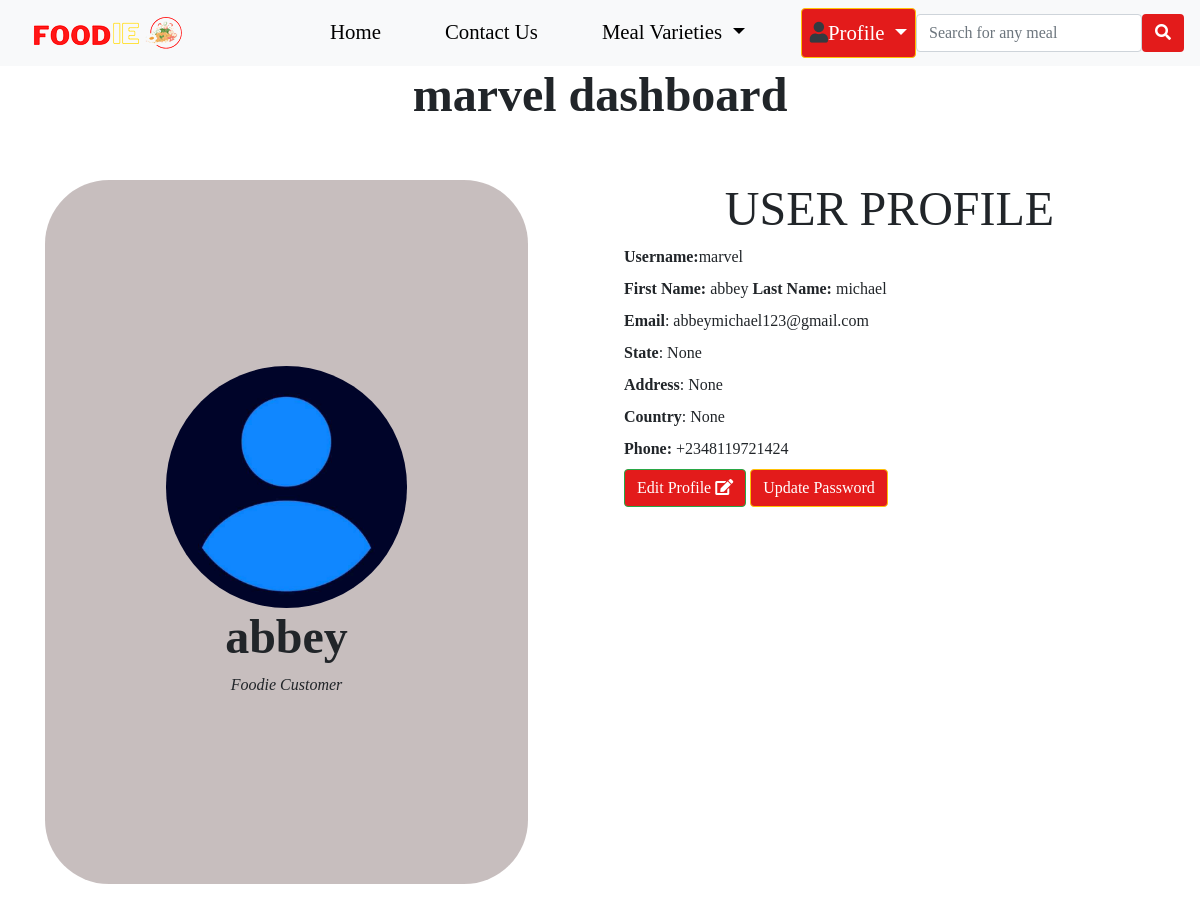
The app's page /user_profile (signed in) with its own data.
### foodie/models.py (models this page shows, shortened)
class Profile(models.Model):
    user = models.OneToOneField(User, on_delete=models.CASCADE)
    first_name = models.CharField(max_length=50)
    last_name = models.CharField(max_length=50)
    phone = models.CharField(max_length=20, blank=True, null=True )
    address = models.CharField(max_length=100, blank=True, null=True)
    state = models.CharField(max_length=50, blank=True, null=True)
    country = models.CharField(max_length=50, blank=True, null=True)
    image = models.ImageField(upload_to='profile', default='favw.jpeg', blank=True, null=True)
    cart_code = models.AutoField(primary_key=True, serialize=True)
    class Meta:
        db_table = 'profile'
        managed = True
        verbose_name = 'Profile'
        verbose_name_plural = 'Profiles'

### foodie/views.py (the view)
# urls.py: path('user_profile', views.user_profile, name='user_profile'),
@login_required(login_url='signin')
def user_profile(request):
    user_profile = Profile.objects.get(user__username=request.user.username)
    context = {
        'user_profile':user_profile,    }
    return render(request, 'user_profile.html',context)

### foodie/context_processor.py (called while the page is built)
def dropdown(request):
    varieties = Variety.objects.all()
    context = {
    'varieties':varieties
    }
    return context

def cartread(request):
    cart = Shopcart.objects.filter(user__username=request.user.username, item_paid=False)
    cartcount = 0
    for item in cart:
        cartcount += item.quantity
    context = {
        'cartcount':cartcount,
    }
    return context

### foodie/templatetags/sample_tags.py (called while the page is built)
@register.simple_tag
def intralink(link, section):
    return reverse(link) + '#' + section

### foodie/templates/user_profile.html (shortened to what this page needs)
{% extends "base.html" %}
{% load static %}
{% block header %} {% include "header.html" %}{% endblock header %}
{% block content %}
    <h1>{{user_profile.user.username}} dashboard</h1>
    <div class="container-fluid profilee pt-5">
        <div class="container profile">
            <div class="firstbox mb-5 mr-5">
                <div class="text-center">
                    <img src="{{user_profile.image.url}}">
                    <h1>{{user_profile.first_name}}</h1>
                    <span><i>Foodie Customer</i></span>
                </div>
            </div>
            <div class="secondbox">
                <div class="">
                    <h2 class="text-center" style="font-size: 3rem;">USER PROFILE</h2>
                    <form action="">
                        <div>
                            <label for=""><b>Username:</b>{{user_profile.user.username}}</label>
                        </div>
                        <label for=""><b>First Name:</b> {{user_profile.first_name}}</label>
                        <label for=""><b>Last Name:</b> {{user_profile.last_name}}</label>
                        <div>
                            <label for=""><b>Email</b>: {{user_profile.user.email}}</label>
                        </div>
                        <div>
                            <label for=""><b>State</b>: {{user_profile.state}}</label>
                        </div>
                        <div>
                            <label for=""><b>Address</b>: {{user_profile.address}}</label>
                        </div>
                        <div>
                            <label for=""><b>Country</b>: {{user_profile.country}}</label>
                        </div>
                        <div>
                            <label for=""><b>Phone:</b> {{user_profile.phone}}</label>
                        </div>
                        <button class="btn btn-success"><a href="{% url 'profile_update' %}" class="text-white">Edit Profile <i class="fas fa-edit"></i></a></button>
                        <a href="{% url 'password-update' %}" class="btn btn-outline-warning">Update Password</a>
                    </form>
                </div>
            </div>
        </div>
    </div>
{% endblock content %}

### foodie/static/css/style.css (style rules this page uses)
* { margin: 0; padding: 0; box-sizing: border-box; }
body { overflow-x: hidden; font-family: Cambria, Cochin, Georgia, Times, 'Times New Roman', serif; }
h1 { text-align: center; font-family: Cambria, Cochin, Georgia, Times, 'Times New Roman', serif; font-size: 3rem; font-weight: 900; }
.btn { background-color: #E31B1B; color: #fff; transition: 0.8s ease; }
.profile img { width: 50%; border-radius: 100%; }
.firstbox { max-height: 200%; display: flex; justify-content: center; align-items: center; background-color:rgba(120, 99, 99, 0.415); border-radius: 4rem; }
.profile { display: grid; grid-template-columns: repeat(auto-fit,minmax(20rem,1fr)); gap: 3rem; }
.profilee { font-family: Cambria, Cochin, Georgia, Times, 'Times New Roman', serif; display: flex; justify-content: center; align-content: center; height: 100vh; }

### records on screen
Profile: user.username "marvel", image (picture), first_name "abbey", last_name "michael", user.email "abbeymichael123@gmail.com", state "None", address "None", country "None", phone "+2348119721424"
